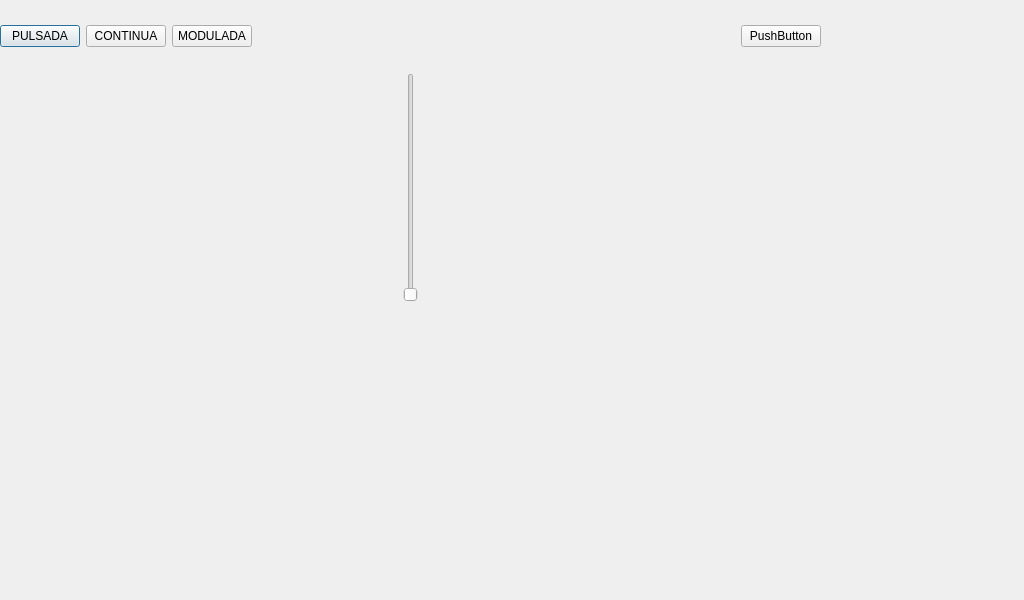
<?xml version="1.0" encoding="UTF-8"?>
<ui version="4.0">
 <class>Dialog</class>
 <widget class="QDialog" name="Dialog">
  <property name="geometry">
   <rect>
    <x>0</x>
    <y>0</y>
    <width>1024</width>
    <height>600</height>
   </rect>
  </property>
  <property name="windowTitle">
   <string>Dialog</string>
  </property>
  <widget class="QWidget" name="verticalLayoutWidget">
   <property name="geometry">
    <rect>
     <x>0</x>
     <y>0</y>
     <width>821</width>
     <height>591</height>
    </rect>
   </property>
   <layout class="QVBoxLayout" name="verticalLayout">
    <property name="topMargin">
     <number>5</number>
    </property>
    <item>
     <layout class="QHBoxLayout" name="horizontalLayout">
      <property name="topMargin">
       <number>20</number>
      </property>
      <item>
       <widget class="QPushButton" name="pulseSignalButton">
        <property name="text">
         <string>PULSADA</string>
        </property>
       </widget>
      </item>
      <item>
       <widget class="QPushButton" name="cwSignalButton">
        <property name="text">
         <string>CONTINUA</string>
        </property>
       </widget>
      </item>
      <item>
       <widget class="QPushButton" name="modSiganlButton">
        <property name="text">
         <string>MODULADA</string>
        </property>
       </widget>
      </item>
      <item>
       <spacer name="horizontalSpacer">
        <property name="orientation">
         <enum>Qt::Horizontal</enum>
        </property>
        <property name="sizeHint" stdset="0">
         <size>
          <width>40</width>
          <height>20</height>
         </size>
        </property>
       </spacer>
      </item>
      <item>
       <widget class="QPushButton" name="pushButton">
        <property name="text">
         <string>PushButton</string>
        </property>
       </widget>
      </item>
     </layout>
    </item>
    <item>
     <layout class="QHBoxLayout" name="horizontalLayout_2">
      <property name="topMargin">
       <number>20</number>
      </property>
      <item>
       <widget class="QSlider" name="verticalSlider">
        <property name="orientation">
         <enum>Qt::Vertical</enum>
        </property>
       </widget>
      </item>
      <item>
       <layout class="QFormLayout" name="formLayout"/>
      </item>
      <item>
       <layout class="QGridLayout" name="gridLayout_2"/>
      </item>
     </layout>
    </item>
    <item>
     <layout class="QHBoxLayout" name="horizontalLayout_3">
      <property name="topMargin">
       <number>20</number>
      </property>
     </layout>
    </item>
    <item>
     <layout class="QHBoxLayout" name="horizontalLayout_4">
      <property name="topMargin">
       <number>20</number>
      </property>
     </layout>
    </item>
    <item>
     <spacer name="verticalSpacer">
      <property name="orientation">
       <enum>Qt::Vertical</enum>
      </property>
      <property name="sizeHint" stdset="0">
       <size>
        <width>20</width>
        <height>40</height>
       </size>
      </property>
     </spacer>
    </item>
   </layout>
  </widget>
 </widget>
 <resources/>
 <connections/>
</ui>
